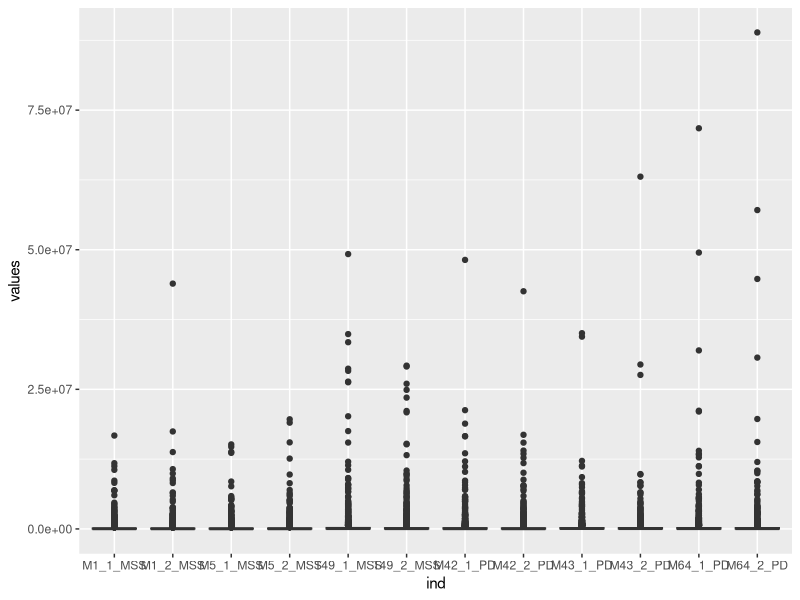

Here is the R script that generated this plot:
## ---- chunk 1
knitr::opts_chunk$set(fig.width=12, fig.height=8, cache=FALSE, 
                      echo=TRUE, warning=FALSE, message=FALSE, results ='markup')
options(warn=-1, width=100)
## ---- chunk 2
installifnot <- function (packageName){
 if (!(require(packageName, character.only=TRUE))) {
    install.packages(packageName)
  }else{
    detach(paste ("package", packageName, sep=":"), character.only=TRUE)
  } 
}
installifnot("knitr")
installifnot("readxl")
installifnot("writexl")
installifnot("tidyverse")
## ---- chunk 3
require(readxl)
phData <- read_excel(path= "TIO2+PTYR-human-MSS+MSIvsPD.XLSX")
targets <- read_excel(path= "TIO2+PTYR-human-MSS+MSIvsPD.XLSX", sheet=2)
targets
## ---- chunk 4
library(tidyverse)
glimpse(phData)
head(phData)
abundances <- as.matrix(phData[,5:16])
head(abundances)
## ---- chunk 5
newRownames <- make.names(phData$Accession, unique=TRUE)
rownames(abundances) <- newRownames
## ---- chunk 6
summary(abundances)
## ---- chunk 7
dat <- stack(as.data.frame(abundances))
head(dat)
## ---- chunk 8
library(stringr)
covs <- str_split(dat$ind, "_", simplify=FALSE)
colnames(covs<- c("Sample", "Replicate", "Group"))
dat2 <- cbind(dat,covs)
## ---- chunk 9
library(ggplot2)

ggplot(dat) + 
  geom_boxplot(aes(x = ind, y = values))
## ---- chunk 10
dat1 <- dat+1
logDat <- log10(dat1)
